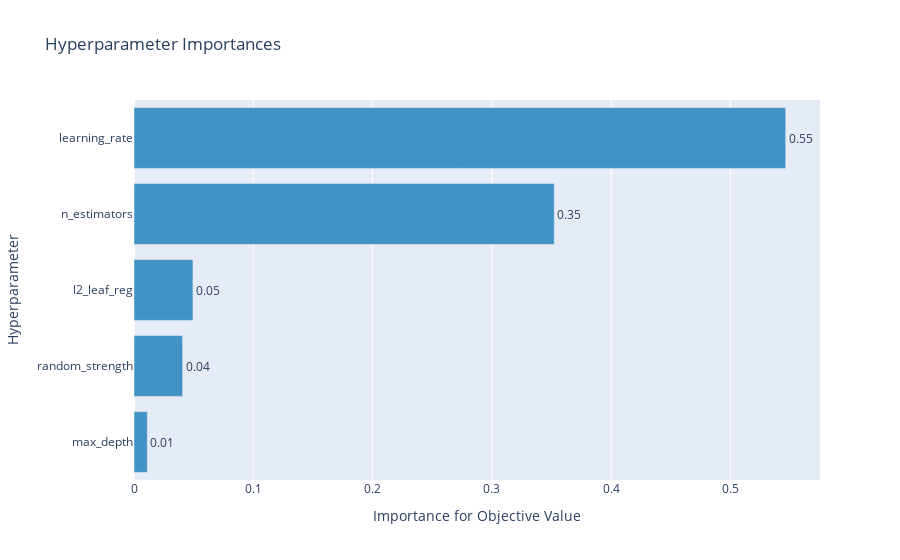
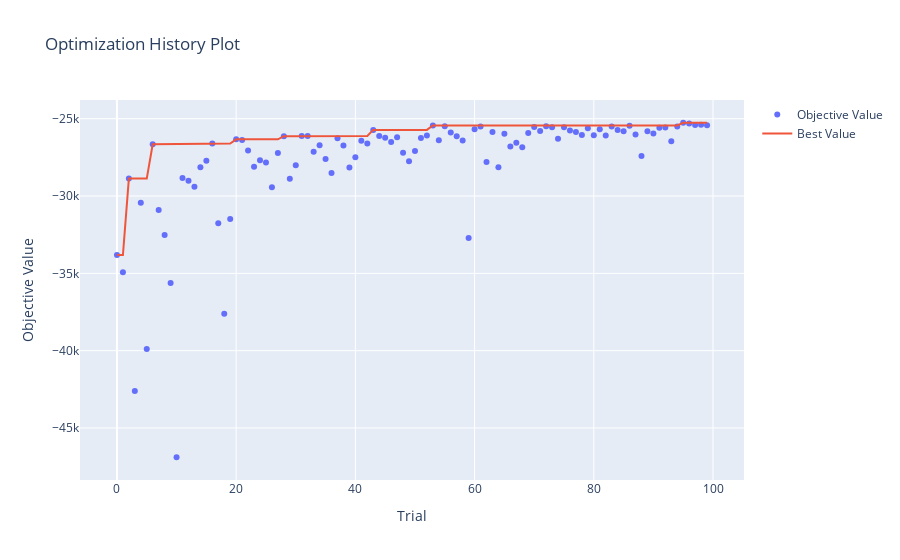

Notebook cell for these charts, in order:
### Markdown cell above
cat

### Code cell
study('cat', n_trials)
